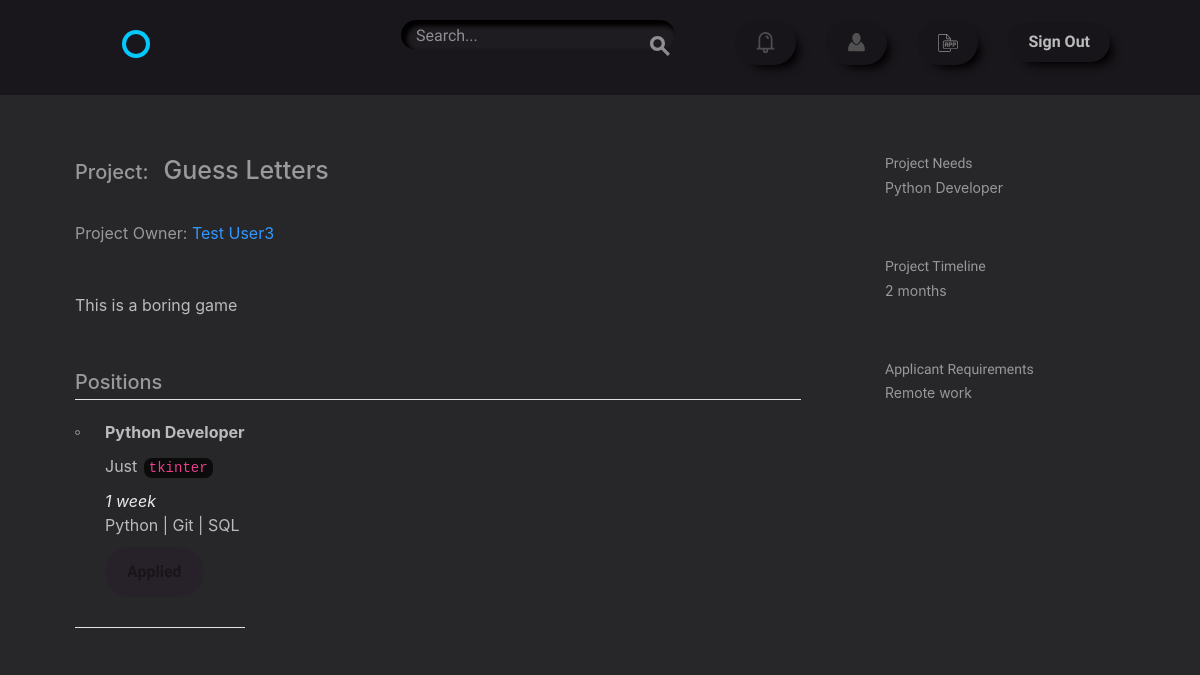
The page /project/13/ (signed in) on the database as committed earlier.
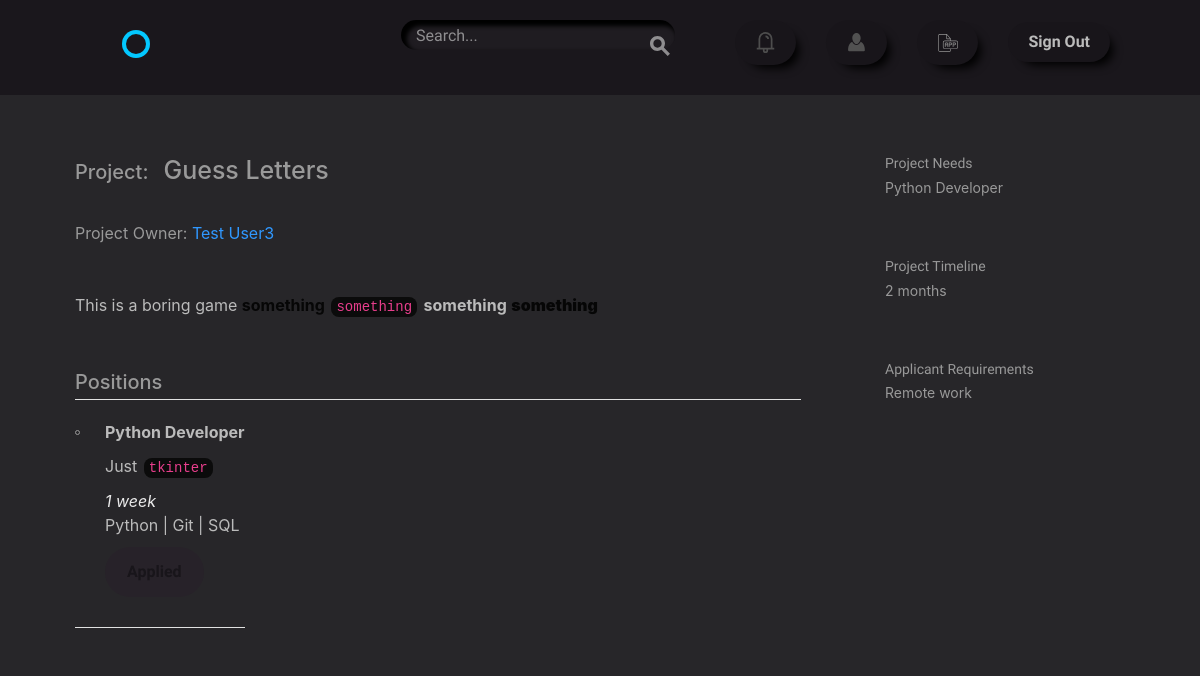
The same page on the database as committed later.
### projects/models.py (models this page shows, shortened)
class Project(models.Model):
    user = models.ForeignKey(settings.AUTH_USER_MODEL,
                             related_name='projects',
                             on_delete=models.CASCADE)
    title = models.CharField(max_length=50)
    description = models.TextField(default='')
    time_estimate = models.CharField(max_length=100)
    requirements = models.CharField(max_length=255)

### accounts/models.py (models this page shows, shortened)
class User(AbstractBaseUser, PermissionsMixin):
    username = models.CharField(max_length=50, unique=True)
    email = models.EmailField(unique=True)
    first_name = models.CharField(max_length=50)
    last_name = models.CharField(max_length=50)
    bio = models.TextField(default='')
    avatar = models.ImageField(upload_to='./user_avatar', blank=True)
    date_joined = models.DateTimeField(default=timezone.now)
    is_active = models.BooleanField(default=False)
    is_staff = models.BooleanField(default=False)
    objects = UserManager()
    USERNAME_FIELD = "email"
    REQUIRED_FIELDS = ['username']
    @property
    def full_name(self):
        return '{} {}'.format(self.first_name, self.last_name)
    def __str__(self):
        return self.username

### projects/views.py (the view)
# urls.py: url(r'project/(?P<pk>\d+)/$', views.ProjectDetailView.as_view(), name='detail'),
class ProjectDetailView(PrM, DetailView):
    model = models.Project
    context_object_name = "project"
    template_name = "projects/project.html"
    prefetch_related = ['positions', 'user', 'positions__apply']
    def get_context_data(self, **kwargs):
        user = self.request.user
        context = super(ProjectDetailView, self).get_context_data(**kwargs)
        positions = models.Position.objects.all()
        context['positions'] = positions.filter(
            project=context['project']).exclude(apply__status=True)
        if str(user) != "AnonymousUser":
            context['applied'] = positions.filter(
                project=context['project'],
                apply__applicant=user)
        else:
            context['applied'] = positions.filter(
                project=context['project']
            )
        return context

### accounts/models.py (called while the page is built)
    def __str__(self):
        return self.name

### projects/models.py (called while the page is built)
    def __str__(self):
        return '{}'.format(self.name)

### projects/templatetags/extra_tags.py (called while the page is built)
@register.filter('mark_down')
def mark_down(text):
    html_body = markdown2.markdown(text)
    return mark_safe(html_body)

### projects/templates/projects/project.html (shortened to what this page needs)
{% extends "layout.html" %}
{% load static from staticfiles %}
{% load extra_tags %}
{% block content %}
<div class="bounds circle--page circle--article">
    <div class="grid-70">
        <div class="circle--article--header">
            <div class="d-flex justify-content-start">
                <h2 class="circle--article--title pt-2">Project: </h2>
                <h1 class="circle--article--title mx-4 pb-5"> {{ project.title }}</h1>
            </div>
            <p class="circle--article--byline">
                Project Owner: <a class="my-color" href="{% url 'accounts:profile' project.user.id %}">
                {{ project.user.full_name }}</a>
            </p>
        </div>
        <div class="circle--article--body">
            <p>{{ project.description|mark_down }}</p>
        </div>
        <div class="circle--project--positions">
        <h2>Positions</h2>
        <ul class="circle--group--list">
            {% with request.user as self_user %}
            {% for position in positions %}
            <div class="d-flex justify-content-between">
                <li>
                    <p><strong>{{ position.name }}</strong></p>
                    <p>{{ position.description|mark_down }}</p>
                    <i>{{ position.time }}</i>
                    <p>{{ position.skill.all|join:" | " }}</p>
                    {% if position.project.user != self_user %}
                        <div>
                            {% if position not in applied %}
                                <a class="button nav_button" href="{% url 'projects:apply' position.project.id position.id %}">Apply</a>
                            {% else %}
                                <button disabled class="button button-inactive">Applied</button>
                            {% endif %}
                        </div>
                    {% endif %}
                </li>
            </div>
            {% endfor %}
            {% endwith %}
        </ul>
        </div>
    </div>
    <div class="grid-25 grid-push-5">
        <div class="circle--secondary--module">
            <h3>Project Needs</h3>
            <p>{{ positions.all|join:", " }}</p>
        </div>
        <div class="circle--secondary--module">
            <h3>Project Timeline</h3>
            <p>{{ project.time_estimate }}</p>
        </div>
        <div class="circle--secondary--module">
            <h3>Applicant Requirements</h3>
            <p>{{ project.requirements|safe }}</p>
        </div>
    </div>
  </div>
{% endblock %}

Rows that differ between the two databases and show on the page:
changed Project "Guess Letters": description|mark_down "This is a boring game" → "This is a boring game something something something something"
